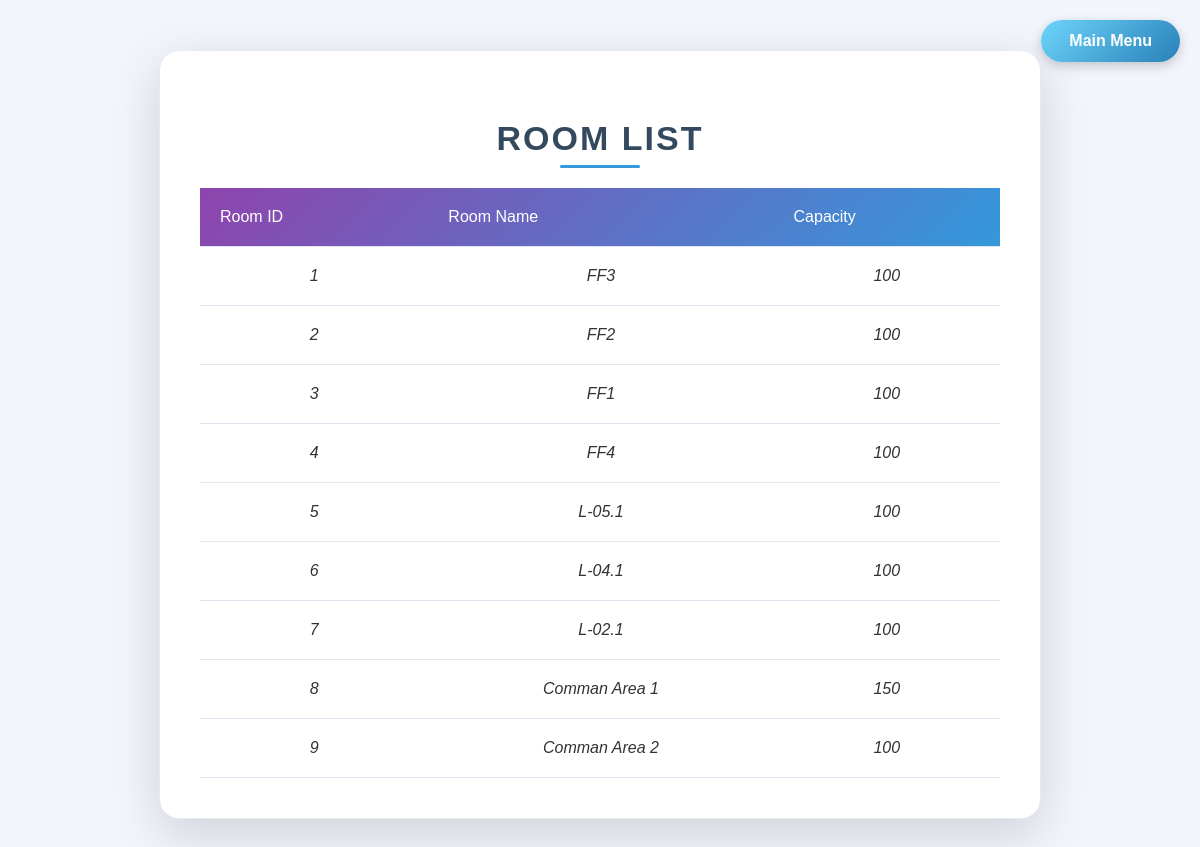
The page /automatic_tt/view_rooms.php on the database its author committed.
### tables this page shows
CREATE TABLE `rooms` (
  `room_id` int(11) NOT NULL,
  `room_name` varchar(255) DEFAULT NULL,
  `capacity` int(11) DEFAULT NULL
);

### automatic_tt/view_rooms.php (the view, shortened to what this page needs)
<!DOCTYPE html>
<html lang="en">
<head>
    <link rel="stylesheet" href="css/view_styles.css">
</head>
<body>
<button class="top-right-button" onclick="window.location.href='index.php';">
        Main Menu
</button>
<div class="form-container">
    <h2>Room List</h2>
    <table>
        <thead>
            <tr>
                <th>Room ID</th>
                <th>Room Name</th>
                <th>Capacity</th>
            </tr>
        </thead>
        <tbody>
            <?php
            include 'db_connect.php';
            $sql = "SELECT * FROM rooms";
            $result = $conn->query($sql);
            if ($result->num_rows > 0) {
                while ($row = $result->fetch_assoc()) {
                    echo "<tr>";
                    echo "<td>" . $row['room_id'] . "</td>";
                    echo "<td>" . $row['room_name'] . "</td>";
                    echo "<td>" . $row['capacity'] . "</td>";
                    echo "</tr>";
                }
            } else {
                echo "<tr><td colspan='3'>No rooms found</td></tr>";
            }
            ?>
        </tbody>
    </table>
</div>
</body>
</html>

### automatic_tt/css/view_styles.css (style rules this page uses)
body { font-family: 'Poppins', sans-serif; background-color: #f2f6fc; margin: 0; padding: 0; color: #2c3e50; transition: background-color 0.3s ease; }
.form-container { max-width: 800px; margin: 50px auto; padding: 40px; background-color: #ffffff; border-radius: 20px; box-shadow: 0 15px 50px rgba(0, 0, 0, 0.15); transition: all 0.3s ease; border: 1px solid #e4e9f2; }
.top-right-button { position: absolute; top: 20px; right: 20px; background: linear-gradient(135deg, #6dd5fa, #2980b9); color: white; padding: 12px 28px; border: none; border-radius: 50px; cursor: pointer; font-size: 16px; font-weight: bold; box-shadow: 0 4px 12px rgba(0, 0, 0, 0.2); transition: background-color 0.3s, transform 0.3s; }
h2 { text-align: center; color: #34495e; margin-bottom: 30px; font-size: 34px; font-weight: 700; letter-spacing: 2px; text-transform: uppercase; position: relative; }
h2::after { content: ''; width: 80px; height: 3px; background-color: #3498db; position: absolute; bottom: -10px; left: 50%; transform: translateX(-50%); border-radius: 10px; }
table { width: 100%; border-collapse: collapse; margin-top: 20px; }
thead { background: linear-gradient(135deg, #8e44ad, #3498db); color: #ffffff; font-weight: bold; border-radius: 10px 10px 0 0; }
th, td { padding: 20px; text-align: left; font-size: 16px; font-weight: 500; border-bottom: 1px solid #e1e5f2; transition: background-color 0.3s ease; }
td { color: #34495e; }
tr { transition: background-color 0.3s ease, transform 0.2s ease; }
tr td { text-align: center; font-style: italic; color: #333333; }
* { transition: all 0.3s ease; }

### rows shown on the page
rooms: room_id "1", room_name "FF3", capacity "100"
rooms: room_id "2", room_name "FF2", capacity "100"
rooms: room_id "3", room_name "FF1", capacity "100"
rooms: room_id "4", room_name "FF4", capacity "100"
rooms: room_id "5", room_name "L-05.1", capacity "100"
rooms: room_id "6", room_name "L-04.1", capacity "100"
rooms: room_id "7", room_name "L-02.1", capacity "100"
rooms: room_id "8", room_name "Comman Area 1", capacity "150"
rooms: room_id "9", room_name "Comman Area 2", capacity "100"
